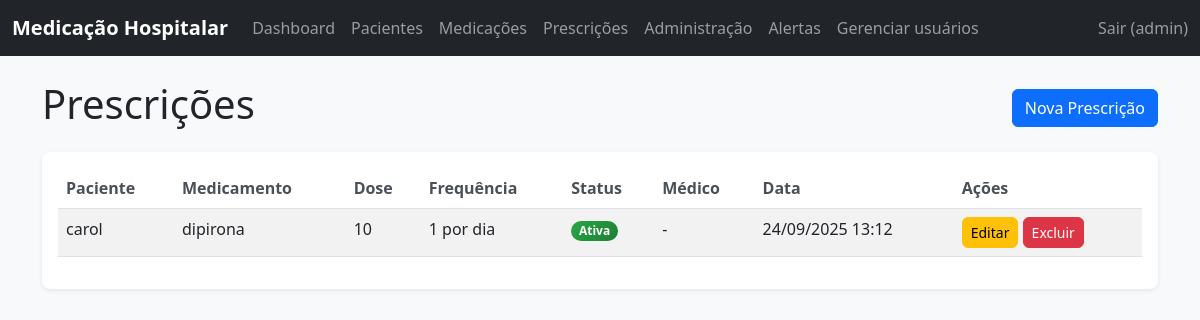
The page /prescricoes/ (signed in) on the database as committed earlier.
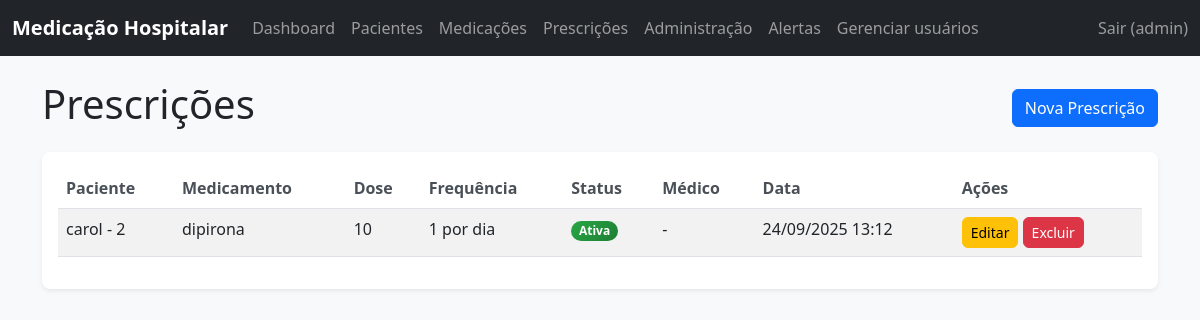
The same page on the database as committed later.
### core/models.py (models this page shows, shortened)
class Prescricao(models.Model):
    STATUS_CHOICES = [
        ('ativa', 'Ativa'),
        ('suspensa', 'Suspensa'),
        ('encerrada', 'Encerrada'),
    ]
    paciente = models.ForeignKey(Paciente, on_delete=models.CASCADE)
    medicamento = models.ForeignKey(Medicamento, on_delete=models.CASCADE)
    medico = models.ForeignKey(
        settings.AUTH_USER_MODEL,
        on_delete=models.PROTECT,
        related_name='prescricoes',
        null=True,
        blank=True,
    )
    data_criacao = models.DateTimeField(auto_now_add=True)
    data_ultima_atualizacao = models.DateTimeField(auto_now=True)
    dose = models.CharField(max_length=100)
    frequencia = models.CharField(max_length=100)
    status = models.CharField(
        max_length=20,
        choices=STATUS_CHOICES,
        default='ativa',
    )
    observacoes = models.TextField(blank=True, null=True)
    class Meta:
        verbose_name = "Prescrição"
        verbose_name_plural = "Prescrições"
    def get_status_badge_class(self):
        mapping = {
            'ativa': 'bg-success',     # verde
            'suspensa': 'bg-warning',  # amarelo
            'encerrada': 'bg-secondary',  # cinza
        }
        return mapping.get(self.status, 'bg-secondary')

class Paciente(models.Model):
    SEXO_CHOICES = [
        ('M', 'Masculino'),
        ('F', 'Feminino'),
        ('O', 'Outro'),
    ]
    nome = models.CharField(max_length=255)
    cpf = models.CharField(max_length=11, unique=True, blank=True, null=True)
    data_nascimento = models.DateField()
    sexo = models.CharField(max_length=1, choices=SEXO_CHOICES)
    prontuario = models.CharField(max_length=50, unique=True)
    telefone_contato = models.CharField(max_length=20, blank=True, null=True)
    alergias = models.TextField(blank=True, null=True)
    historico_clinico = models.TextField(blank=True, null=True)
    class Meta:
        verbose_name = "Paciente"
        verbose_name_plural = "Pacientes"

class Medicamento(models.Model):
    nome = models.CharField(max_length=255)
    dosagem = models.CharField(max_length=100)
    via_administracao = models.CharField(max_length=100)
    class Meta:
        verbose_name = "Medicamento"
        verbose_name_plural = "Medicamentos"

### core/views_frontend.py (the view)
# urls.py: path('prescricoes/', PrescricaoListView.as_view(), name='prescricoes'),
class PrescricaoListView(LoginRequiredMixin, ListView):
    model = Prescricao
    template_name = 'core/prescricao_list.html'
    context_object_name = 'prescricoes'
    def get_queryset(self):
        return (
            Prescricao.objects
            .select_related('paciente', 'medicamento', 'medico')
            .order_by('-data_criacao')
        )

### templates/core/prescricao_list.html (shortened to what this page needs)
{% extends 'base.html' %}
{% load static %}
{% block content %}
<div class="row">
    <div class="col-12">
        <div class="d-flex justify-content-between align-items-center mb-3">
            <h1>Prescrições</h1>
            <a href="{% url 'prescricao_create' %}" class="btn btn-primary">Nova Prescrição</a>
        </div>
    </div>
</div>
<div class="row">
    <div class="col-12">
        <div class="card">
            <div class="card-body">
                {% if prescricoes %}
                    <div class="table-responsive">
                        <table class="table table-striped">
                            <thead>
                                <tr>
                                    <th>Paciente</th>
                                    <th>Medicamento</th>
                                    <th>Dose</th>
                                    <th>Frequência</th>
                                    <th>Status</th>
                                    <th>Médico</th>
                                    <th>Data</th>
                                    <th>Ações</th>
                                </tr>
                            </thead>
                            <tbody>
                                {% for prescricao in prescricoes %}
                                    <tr>
                                        <td>{{ prescricao.paciente.nome }}</td>
                                        <td>{{ prescricao.medicamento.nome }}</td>
                                        <td>{{ prescricao.dose }}</td>
                                        <td>{{ prescricao.frequencia }}</td>
                                        <td>
                                            <span class="badge rounded-pill {{ prescricao.get_status_badge_class }}">
                                                {{ prescricao.get_status_display }}
                                            </span>
                                        </td>
                                        <td>
                                            {% if prescricao.medico %}
                                                {{ prescricao.medico.first_name|default:prescricao.medico.username }}
                                            {% else %}
                                                -
                                            {% endif %}
                                        </td>
                                        <td>{{ prescricao.data_criacao|date:"d/m/Y H:i" }}</td>
                                        <td>
                                            <a href="{% url 'prescricao_update' prescricao.pk %}" class="btn btn-sm btn-warning">Editar</a>
                                            <a href="{% url 'prescricao_delete' prescricao.pk %}" class="btn btn-sm btn-danger">Excluir</a>
                                        </td>
                                    </tr>
                                {% endfor %}
                            </tbody>
                        </table>
                    </div>
                {% else %}
                    <p class="text-muted">Nenhuma prescrição cadastrada.</p>
                {% endif %}
            </div>
        </div>
    </div>
</div>
{% endblock %}

Rows that differ between the two databases and show on the page:
changed through a linked row, Prescricao "1 por dia": paciente.nome "carol" → "carol - 2"
